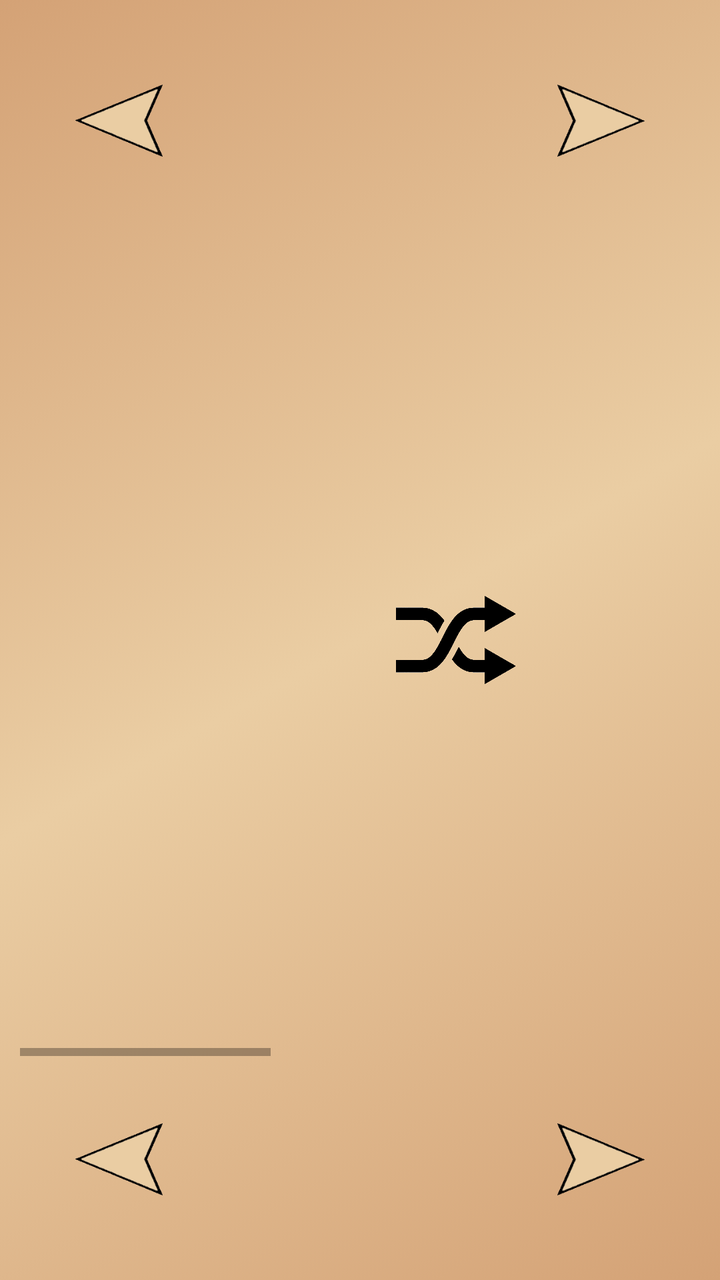
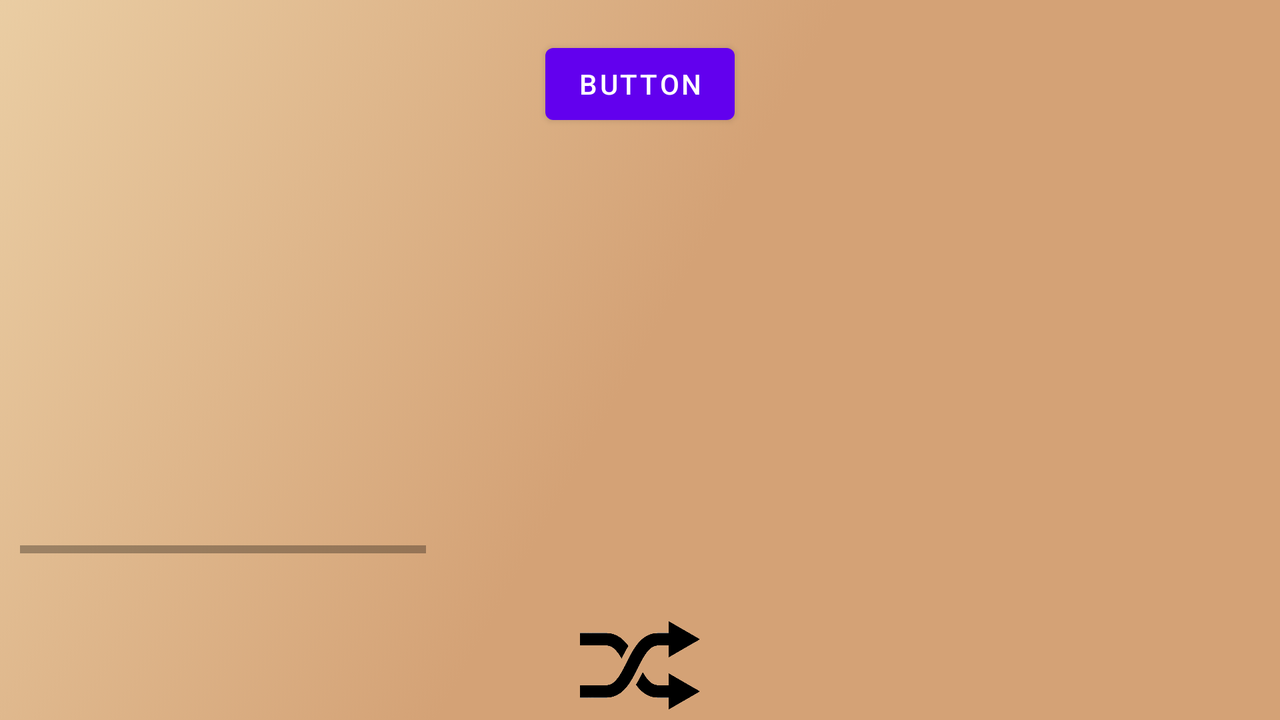

One screen, two layout resources from the same app: the default and the repository's alternative for another configuration. Each is rendered where Android would select it; the XML of both is given below.
<!-- AndroidManifest.xml: application theme Theme.Abalone -->
<!-- res/layout/activity_choose_layout.xml -->
<?xml version="1.0" encoding="utf-8"?>
<androidx.constraintlayout.widget.ConstraintLayout xmlns:android="http://schemas.android.com/apk/res/android"
    xmlns:app="http://schemas.android.com/apk/res-auto"
    xmlns:tools="http://schemas.android.com/tools"
    android:id="@+id/scrollLayout"
    android:layout_width="match_parent"
    android:layout_height="match_parent"
    android:background="@drawable/gradient_background_variation"
    android:paddingStart="10dp"
    android:paddingEnd="10dp"
    tools:context=".Mains.ChooseLayout">


    <HorizontalScrollView
        android:id="@+id/BoardsScroll"
        android:layout_width="match_parent"
        android:layout_height="wrap_content"
        android:contentDescription="boards list"
        android:fillViewport="true"
        app:layout_constraintBottom_toBottomOf="parent"
        app:layout_constraintEnd_toEndOf="parent"
        app:layout_constraintStart_toStartOf="parent"
        app:layout_constraintTop_toTopOf="parent">

        <androidx.constraintlayout.widget.ConstraintLayout
            android:id="@+id/cons"
            android:layout_width="wrap_content"
            android:layout_height="wrap_content">

            <ImageView
                android:id="@+id/shuffle"
                android:layout_width="60dp"
                android:layout_height="48dp"
                android:src="@drawable/shuffle"
                app:layout_constraintBottom_toTopOf="@+id/board6"
                app:layout_constraintEnd_toStartOf="@+id/board2"
                app:layout_constraintStart_toEndOf="@+id/board1"
                app:layout_constraintTop_toBottomOf="@+id/board2"
                tools:ignore="SpeakableTextPresentCheck" />

            <ImageView
                android:id="@+id/board1"
                android:layout_width="193dp"
                android:layout_height="193dp"

                app:layout_constraintStart_toStartOf="parent"
                app:layout_constraintTop_toTopOf="parent"
                app:srcCompat="@drawable/empty_board_hor"
                tools:ignore="SpeakableTextPresentCheck" />

            <ImageView
                android:id="@+id/board2"
                android:layout_width="193dp"
                android:layout_height="193dp"
                android:layout_marginStart="50dp"
                app:layout_constraintStart_toEndOf="@+id/board1"
                app:layout_constraintTop_toTopOf="@+id/board1"
                app:srcCompat="@drawable/empty_board_hor"
                tools:ignore="SpeakableTextPresentCheck" />

            <ImageView
                android:id="@+id/board3"
                android:layout_width="193dp"
                android:layout_height="193dp"
                android:layout_marginStart="50dp"
                app:layout_constraintStart_toEndOf="@+id/board2"
                app:layout_constraintTop_toTopOf="@+id/board2"
                app:srcCompat="@drawable/empty_board_hor" />

            <ImageView
                android:id="@+id/board4"
                android:layout_width="193dp"
                android:layout_height="193dp"
                android:layout_marginStart="50dp"
                app:layout_constraintStart_toEndOf="@+id/board3"
                app:layout_constraintTop_toTopOf="@+id/board3"
                app:srcCompat="@drawable/empty_board_hor" />

            <ImageView
                android:id="@+id/board5"
                android:layout_width="193dp"
                android:layout_height="193dp"
                android:layout_marginTop="30dp"

                app:layout_constraintStart_toStartOf="parent"
                app:layout_constraintTop_toBottomOf="@+id/board1"
                app:srcCompat="@drawable/empty_board_hor"
                tools:ignore="SpeakableTextPresentCheck,ImageContrastCheck" />

            <ImageView
                android:id="@+id/board6"
                android:layout_width="193dp"
                android:layout_height="193dp"

                android:layout_marginStart="50dp"
                app:layout_constraintStart_toEndOf="@+id/board5"
                app:layout_constraintTop_toTopOf="@+id/board5"
                app:srcCompat="@drawable/empty_board_hor"
                tools:ignore="SpeakableTextPresentCheck" />

            <ImageView
                android:id="@+id/board7"
                android:layout_width="193dp"
                android:layout_height="193dp"

                android:layout_marginStart="50dp"
                app:layout_constraintStart_toEndOf="@+id/board6"
                app:layout_constraintTop_toTopOf="@+id/board6"
                app:srcCompat="@drawable/empty_board_hor" />

            <ImageView
                android:id="@+id/board8"
                android:layout_width="193dp"
                android:layout_height="193dp"
                android:layout_marginStart="50dp"
                app:layout_constraintStart_toEndOf="@+id/board7"
                app:layout_constraintTop_toTopOf="@+id/board7"
                app:srcCompat="@drawable/empty_board_hor" />

        </androidx.constraintlayout.widget.ConstraintLayout>
    </HorizontalScrollView>

    <androidx.recyclerview.widget.RecyclerView
        android:id="@+id/recyclerViewTop"
        android:layout_width="172dp"
        android:layout_height="70dp"
        app:layout_constraintBottom_toTopOf="@+id/BoardsScroll"
        app:layout_constraintEnd_toEndOf="parent"
        app:layout_constraintStart_toStartOf="parent"
        app:layout_constraintTop_toTopOf="parent"
        app:layout_constraintVertical_bias="0.6" />

    <androidx.recyclerview.widget.RecyclerView
        android:id="@+id/recyclerViewBottom"
        android:layout_width="172dp"
        android:layout_height="70dp"
        app:layout_constraintBottom_toBottomOf="parent"
        app:layout_constraintEnd_toEndOf="parent"
        app:layout_constraintStart_toStartOf="parent"
        app:layout_constraintTop_toBottomOf="@+id/BoardsScroll"
        app:layout_constraintVertical_bias="0.4" />

    <ImageView
        android:id="@+id/topRightArrow"
        android:layout_width="45dp"
        android:layout_height="36dp"
        android:layout_marginStart="12dp"
        app:layout_constraintBottom_toBottomOf="@+id/recyclerViewTop"
        app:layout_constraintStart_toEndOf="@+id/recyclerViewTop"
        app:layout_constraintTop_toTopOf="@+id/recyclerViewTop"
        app:srcCompat="@drawable/arrow_final_shaded" />

    <ImageView
        android:id="@+id/topLeftArrow"
        android:layout_width="45dp"
        android:layout_height="36dp"
        android:layout_marginEnd="12dp"
        android:rotation="180"
        app:layout_constraintBottom_toBottomOf="@+id/recyclerViewTop"
        app:layout_constraintEnd_toStartOf="@+id/recyclerViewTop"
        app:layout_constraintTop_toTopOf="@+id/recyclerViewTop"
        app:srcCompat="@drawable/arrow_final_shaded" />

    <ImageView
        android:id="@+id/bottomLeftArrow"
        android:layout_width="45dp"
        android:layout_height="36dp"
        android:layout_marginEnd="12dp"
        android:rotation="180"
        app:layout_constraintBottom_toBottomOf="@+id/recyclerViewBottom"
        app:layout_constraintEnd_toStartOf="@+id/recyclerViewBottom"
        app:layout_constraintTop_toTopOf="@+id/recyclerViewBottom"
        app:srcCompat="@drawable/arrow_final_shaded" />

    <ImageView
        android:id="@+id/bottomRightArrow"
        android:layout_width="45dp"
        android:layout_height="36dp"
        android:layout_marginStart="12dp"
        app:layout_constraintBottom_toBottomOf="@+id/recyclerViewBottom"
        app:layout_constraintStart_toEndOf="@+id/recyclerViewBottom"
        app:layout_constraintTop_toTopOf="@+id/recyclerViewBottom"
        app:srcCompat="@drawable/arrow_final_shaded" />

</androidx.constraintlayout.widget.ConstraintLayout>
<!-- resources referenced by this layout -->
<resources>
  <!-- drawable arrow_final_shaded: png bitmap (drawable, 9326 bytes) -->
  <!-- drawable gradient_background_variation (drawable) -->
  <?xml version="1.0" encoding="utf-8"?>
  <selector xmlns:android="http://schemas.android.com/apk/res/android">
  
      <item>
  
          <shape>
  
              <gradient
  
                  android:angle="135"
                  android:startColor="@color/brown"
                  android:endColor="@color/brown"
                  android:centerColor="@color/light_brown"
                  android:type="linear"
  
                  />
          </shape>
      </item>
  </selector>
  <!-- drawable shuffle: png bitmap (drawable, 7936 bytes) -->
  <style name="Theme.Abalone" parent="Theme.MaterialComponents.DayNight.NoActionBar">
          
          <item name="colorPrimary">@color/purple_500</item>
          <item name="colorPrimaryVariant">@color/black</item>
          <item name="colorOnPrimary">@color/white</item>
          
          <item name="colorSecondary">@color/teal_200</item>
          <item name="colorSecondaryVariant">@color/teal_700</item>
          <item name="colorOnSecondary">@color/black</item>
          
          <item name="android:statusBarColor">?attr/colorPrimaryVariant</item>
          
      </style>
  <color name="brown">#D4A276</color>
  <color name="light_brown">#eacda3</color>
  <color name="purple_500">#FF6200EE</color>
  <color name="black">#FF000000</color>
  <color name="white">#FFFFFFFF</color>
  <color name="teal_200">#FF03DAC5</color>
  <color name="teal_700">#FF018786</color>
</resources>
<!-- res/layout-land/activity_choose_layout.xml (the repository's variant of the layout above) -->
<!-- drawn on the phone turned sideways -->
<?xml version="1.0" encoding="utf-8"?>
<androidx.constraintlayout.widget.ConstraintLayout xmlns:android="http://schemas.android.com/apk/res/android"
    xmlns:app="http://schemas.android.com/apk/res-auto"
    xmlns:tools="http://schemas.android.com/tools"
    android:id="@+id/scrollLayout"
    android:layout_width="match_parent"
    android:layout_height="match_parent"
    android:paddingStart="10dp"
    android:paddingEnd="10dp"
    android:background="@drawable/gradient_background"
    tools:context=".Mains.ChooseLayout">


    <HorizontalScrollView
        android:id="@+id/BoardsScroll"
        android:layout_width="match_parent"
        android:layout_height="wrap_content"
        android:contentDescription="boards list"
        android:fillViewport="true"
        app:layout_constraintBottom_toBottomOf="parent"
        app:layout_constraintEnd_toEndOf="parent"
        app:layout_constraintStart_toStartOf="parent"
        app:layout_constraintTop_toTopOf="parent">

        <androidx.constraintlayout.widget.ConstraintLayout
            android:id="@+id/cons"
            android:layout_width="wrap_content"
            android:layout_height="wrap_content">

            <ImageView
                android:id="@+id/board1"
                android:layout_width="193dp"
                android:layout_height="193dp"

                app:layout_constraintStart_toStartOf="parent"
                app:layout_constraintTop_toTopOf="parent"
                app:srcCompat="@drawable/empty_board_hor"
                tools:ignore="SpeakableTextPresentCheck" />

            <ImageView
                android:id="@+id/board2"
                android:layout_width="193dp"
                android:layout_height="193dp"
                android:layout_marginStart="50dp"
                app:layout_constraintStart_toEndOf="@+id/board1"
                app:layout_constraintTop_toTopOf="@+id/board1"
                app:srcCompat="@drawable/empty_board_hor"
                tools:ignore="SpeakableTextPresentCheck" />

            <ImageView
                android:id="@+id/board3"
                android:layout_width="193dp"
                android:layout_height="193dp"
                android:layout_marginStart="50dp"
                app:layout_constraintStart_toEndOf="@+id/board2"
                app:layout_constraintTop_toTopOf="@+id/board2"
                app:srcCompat="@drawable/empty_board_hor" />

            <ImageView
                android:id="@+id/board4"
                android:layout_width="193dp"
                android:layout_height="193dp"
                android:layout_marginStart="50dp"
                app:layout_constraintStart_toEndOf="@+id/board3"
                app:layout_constraintTop_toTopOf="@+id/board3"
                app:srcCompat="@drawable/empty_board_hor" />

            <ImageView
                android:id="@+id/board5"
                android:layout_width="193dp"
                android:layout_height="193dp"

                android:layout_marginStart="50dp"
                app:layout_constraintStart_toEndOf="@+id/board4"
                app:layout_constraintTop_toTopOf="@+id/board4"
                app:srcCompat="@drawable/empty_board_hor"
                tools:ignore="SpeakableTextPresentCheck,ImageContrastCheck" />

            <ImageView
                android:id="@+id/board6"
                android:layout_width="193dp"
                android:layout_height="193dp"

                android:layout_marginStart="50dp"
                app:layout_constraintStart_toEndOf="@+id/board5"
                app:layout_constraintTop_toTopOf="@+id/board5"
                app:srcCompat="@drawable/empty_board_hor"
                tools:ignore="SpeakableTextPresentCheck" />

            <ImageView
                android:id="@+id/board7"
                android:layout_width="193dp"
                android:layout_height="193dp"

                android:layout_marginStart="50dp"
                app:layout_constraintStart_toEndOf="@+id/board6"
                app:layout_constraintTop_toTopOf="@+id/board6"
                app:srcCompat="@drawable/empty_board_hor" />

            <ImageView
                android:id="@+id/board8"
                android:layout_width="193dp"
                android:layout_height="193dp"
                android:layout_marginStart="50dp"
                app:layout_constraintStart_toEndOf="@+id/board7"
                app:layout_constraintTop_toTopOf="@+id/board7"
                app:srcCompat="@drawable/empty_board_hor" />

        </androidx.constraintlayout.widget.ConstraintLayout>
    </HorizontalScrollView>

    <Button
        android:id="@+id/button"
        android:layout_width="wrap_content"
        android:layout_height="wrap_content"
        android:onClick="onClick2"
        android:text="Button"
        app:layout_constraintBottom_toTopOf="@+id/BoardsScroll"
        app:layout_constraintEnd_toEndOf="parent"
        app:layout_constraintStart_toStartOf="parent"
        app:layout_constraintTop_toTopOf="parent" />

    <ImageView
        android:id="@+id/shuffle"
        android:layout_width="60dp"
        android:layout_height="48dp"
        android:layout_marginTop="32dp"
        android:src="@drawable/shuffle"
        app:layout_constraintEnd_toEndOf="@+id/BoardsScroll"
        app:layout_constraintStart_toStartOf="@+id/BoardsScroll"
        app:layout_constraintTop_toBottomOf="@+id/BoardsScroll"
        tools:ignore="SpeakableTextPresentCheck" />



</androidx.constraintlayout.widget.ConstraintLayout>
<!-- resources referenced by the variant -->
<!-- as the phone turned sideways resolves them -->
<resources>
  <!-- drawable gradient_background (drawable) -->
  <?xml version="1.0" encoding="utf-8"?>
  <selector xmlns:android="http://schemas.android.com/apk/res/android">
  
      <item>
  
          <shape>
  
              <gradient
  
                  android:angle="135"
                  android:startColor="@color/brown"
                  android:centerColor="@color/brown"
                  android:endColor="@color/light_brown"
                  android:type="linear"
  
                  />
          </shape>
      </item>
  </selector>
  <!-- drawable shuffle: png bitmap (drawable, 7936 bytes) -->
  <style name="Theme.Abalone" parent="Theme.MaterialComponents.DayNight.NoActionBar">
          
          <item name="colorPrimary">@color/purple_500</item>
          <item name="colorPrimaryVariant">@color/black</item>
          <item name="colorOnPrimary">@color/white</item>
          
          <item name="colorSecondary">@color/teal_200</item>
          <item name="colorSecondaryVariant">@color/teal_700</item>
          <item name="colorOnSecondary">@color/black</item>
          
          <item name="android:statusBarColor">?attr/colorPrimaryVariant</item>
          
      </style>
  <color name="brown">#D4A276</color>
  <color name="light_brown">#eacda3</color>
  <color name="purple_500">#FF6200EE</color>
  <color name="black">#FF000000</color>
  <color name="white">#FFFFFFFF</color>
  <color name="teal_200">#FF03DAC5</color>
  <color name="teal_700">#FF018786</color>
</resources>
